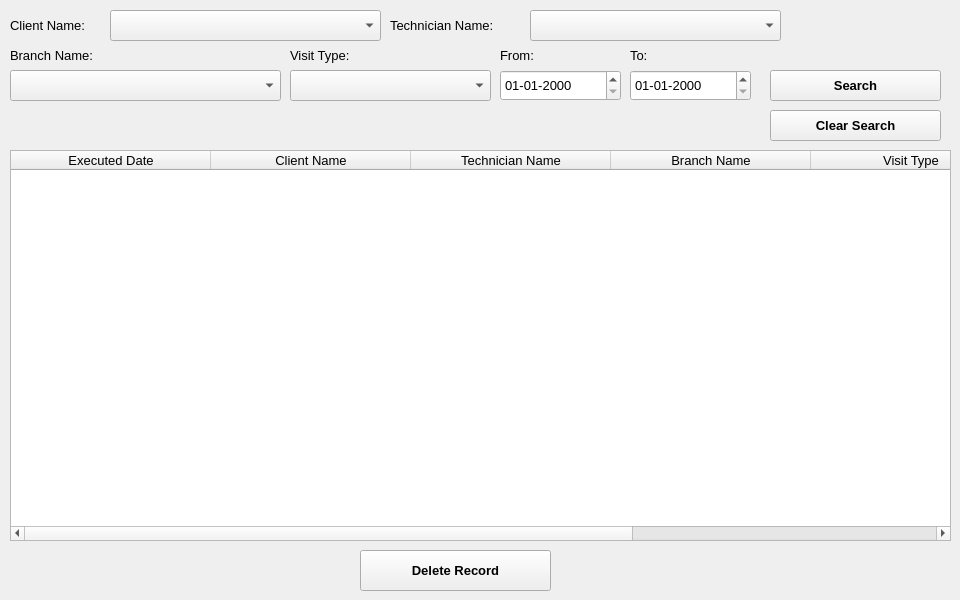
     <widget class="QWidget" name="tab_16">
      <attribute name="title">
       <string>Delete Monthly</string>
      </attribute>
      <widget class="QPushButton" name="clearseatechist_3">
       <property name="geometry">
        <rect>
         <x>770</x>
         <y>110</y>
         <width>171</width>
         <height>31</height>
        </rect>
       </property>
       <property name="font">
        <font>
         <family>Segoe UI</family>
         <pointsize>10</pointsize>
         <weight>75</weight>
         <bold>true</bold>
        </font>
       </property>
       <property name="text">
        <string>Clear Search</string>
       </property>
      </widget>
      <widget class="QPushButton" name="searchtechn_3">
       <property name="geometry">
        <rect>
         <x>770</x>
         <y>70</y>
         <width>171</width>
         <height>31</height>
        </rect>
       </property>
       <property name="font">
        <font>
         <family>Segoe UI</family>
         <pointsize>10</pointsize>
         <weight>75</weight>
         <bold>true</bold>
        </font>
       </property>
       <property name="text">
        <string>Search</string>
       </property>
      </widget>
      <widget class="QDateEdit" name="dateEditmonth_5">
       <property name="geometry">
        <rect>
         <x>500</x>
         <y>70</y>
         <width>121</width>
         <height>31</height>
        </rect>
       </property>
       <property name="font">
        <font>
         <family>Segoe UI</family>
         <pointsize>10</pointsize>
        </font>
       </property>
       <property name="displayFormat">
        <string>dd-MM-yyyy</string>
       </property>
      </widget>
      <widget class="QLabel" name="label_218">
       <property name="geometry">
        <rect>
         <x>500</x>
         <y>40</y>
         <width>51</width>
         <height>31</height>
        </rect>
       </property>
       <property name="font">
        <font>
         <family>Segoe UI</family>
         <pointsize>10</pointsize>
        </font>
       </property>
       <property name="text">
        <string>From:</string>
       </property>
      </widget>
      <widget class="QComboBox" name="brnamemonth_3">
       <property name="geometry">
        <rect>
         <x>10</x>
         <y>70</y>
         <width>271</width>
         <height>31</height>
        </rect>
       </property>
       <property name="font">
        <font>
         <family>Segoe UI</family>
         <pointsize>10</pointsize>
        </font>
       </property>
      </widget>
      <widget class="QLabel" name="label_213">
       <property name="geometry">
        <rect>
         <x>10</x>
         <y>40</y>
         <width>111</width>
         <height>31</height>
        </rect>
       </property>
       <property name="font">
        <font>
         <family>Segoe UI</family>
         <pointsize>10</pointsize>
        </font>
       </property>
       <property name="text">
        <string>Branch Name:</string>
       </property>
      </widget>
      <widget class="QPushButton" name="deletemonthlyrecord">
       <property name="geometry">
        <rect>
         <x>360</x>
         <y>550</y>
         <width>191</width>
         <height>41</height>
        </rect>
       </property>
       <property name="font">
        <font>
         <family>Segoe UI</family>
         <pointsize>10</pointsize>
         <weight>75</weight>
         <bold>true</bold>
        </font>
       </property>
       <property name="text">
        <string>Delete Record</string>
       </property>
      </widget>
      <widget class="QDateEdit" name="dateEditmonth_4">
       <property name="geometry">
        <rect>
         <x>630</x>
         <y>70</y>
         <width>121</width>
         <height>31</height>
        </rect>
       </property>
       <property name="font">
        <font>
         <family>Segoe UI</family>
         <pointsize>10</pointsize>
        </font>
       </property>
       <property name="displayFormat">
        <string>dd-MM-yyyy</string>
       </property>
      </widget>
      <widget class="QLabel" name="label_212">
       <property name="geometry">
        <rect>
         <x>390</x>
         <y>10</y>
         <width>141</width>
         <height>31</height>
        </rect>
       </property>
       <property name="font">
        <font>
         <family>Segoe UI</family>
         <pointsize>10</pointsize>
        </font>
       </property>
       <property name="text">
        <string>Technician Name:</string>
       </property>
      </widget>
      <widget class="QLabel" name="label_221">
       <property name="geometry">
        <rect>
         <x>290</x>
         <y>40</y>
         <width>81</width>
         <height>31</height>
        </rect>
       </property>
       <property name="font">
        <font>
         <family>Segoe UI</family>
         <pointsize>10</pointsize>
        </font>
       </property>
       <property name="text">
        <string>Visit Type:</string>
       </property>
      </widget>
      <widget class="QLabel" name="label_214">
       <property name="geometry">
        <rect>
         <x>10</x>
         <y>10</y>
         <width>101</width>
         <height>31</height>
        </rect>
       </property>
       <property name="font">
        <font>
         <family>Segoe UI</family>
         <pointsize>10</pointsize>
        </font>
       </property>
       <property name="text">
        <string>Client Name:</string>
       </property>
      </widget>
      <widget class="QComboBox" name="technamemonth_3">
       <property name="geometry">
        <rect>
         <x>530</x>
         <y>10</y>
         <width>251</width>
         <height>31</height>
        </rect>
       </property>
       <property name="font">
        <font>
         <family>Segoe UI</family>
         <pointsize>10</pointsize>
        </font>
       </property>
       <item>
        <property name="text">
         <string/>
        </property>
       </item>
       <item>
        <property name="text">
         <string>Technician One</string>
        </property>
       </item>
       <item>
        <property name="text">
         <string>Technician Two</string>
        </property>
       </item>
      </widget>
      <widget class="QLabel" name="label_215">
       <property name="geometry">
        <rect>
         <x>210</x>
         <y>110</y>
         <width>481</width>
         <height>31</height>
        </rect>
       </property>
       <property name="font">
        <font>
         <family>Segoe UI</family>
         <pointsize>10</pointsize>
         <weight>75</weight>
         <bold>true</bold>
        </font>
       </property>
       <property name="styleSheet">
        <string notr="true">color:rgb(255, 0, 0);</string>
       </property>
       <property name="text">
        <string/>
       </property>
      </widget>
      <widget class="QLabel" name="label_217">
       <property name="geometry">
        <rect>
         <x>630</x>
         <y>40</y>
         <width>31</width>
         <height>31</height>
        </rect>
       </property>
       <property name="font">
        <font>
         <family>Segoe UI</family>
         <pointsize>10</pointsize>
        </font>
       </property>
       <property name="text">
        <string>To:</string>
       </property>
      </widget>
      <widget class="QComboBox" name="clnamemonth_3">
       <property name="geometry">
        <rect>
         <x>110</x>
         <y>10</y>
         <width>271</width>
         <height>31</height>
        </rect>
       </property>
       <property name="font">
        <font>
         <family>Segoe UI</family>
         <pointsize>10</pointsize>
        </font>
       </property>
      </widget>
      <widget class="QTableWidget" name="tableWidget_11">
       <property name="enabled">
        <bool>true</bool>
       </property>
       <property name="geometry">
        <rect>
         <x>10</x>
         <y>150</y>
         <width>941</width>
         <height>391</height>
        </rect>
       </property>
       <property name="font">
        <font>
         <pointsize>10</pointsize>
        </font>
       </property>
       <attribute name="horizontalHeaderDefaultSectionSize">
        <number>200</number>
       </attribute>
       <column>
        <property name="text">
         <string>Executed Date</string>
        </property>
        <property name="font">
         <font>
          <family>Segoe UI</family>
          <pointsize>10</pointsize>
         </font>
        </property>
       </column>
       <column>
        <property name="text">
         <string>Client Name</string>
        </property>
        <property name="font">
         <font>
          <family>Segoe UI</family>
          <pointsize>10</pointsize>
         </font>
        </property>
       </column>
       <column>
        <property name="text">
         <string>Technician Name</string>
        </property>
        <property name="font">
         <font>
          <family>Segoe UI</family>
          <pointsize>10</pointsize>
         </font>
        </property>
       </column>
       <column>
        <property name="text">
         <string>Branch Name</string>
        </property>
        <property name="font">
         <font>
          <family>Segoe UI</family>
          <pointsize>10</pointsize>
         </font>
        </property>
       </column>
       <column>
        <property name="text">
         <string>Visit Type</string>
        </property>
        <property name="font">
         <font>
          <family>Segoe UI</family>
          <pointsize>10</pointsize>
         </font>
        </property>
       </column>
       <column>
        <property name="text">
         <string>Update Date</string>
        </property>
        <property name="font">
         <font>
          <family>Segoe UI</family>
          <pointsize>10</pointsize>
         </font>
        </property>
       </column>
      </widget>
      <widget class="QComboBox" name="visittype_3">
       <property name="geometry">
        <rect>
         <x>290</x>
         <y>70</y>
         <width>201</width>
         <height>31</height>
        </rect>
       </property>
       <property name="font">
        <font>
         <family>Segoe UI</family>
         <pointsize>10</pointsize>
        </font>
       </property>
       <item>
        <property name="text">
         <string/>
        </property>
       </item>
       <item>
        <property name="text">
         <string>Monthly Visit</string>
        </property>
       </item>
       <item>
        <property name="text">
         <string>Emergency Visit</string>
        </property>
       </item>
      </widget>
     </widget>
